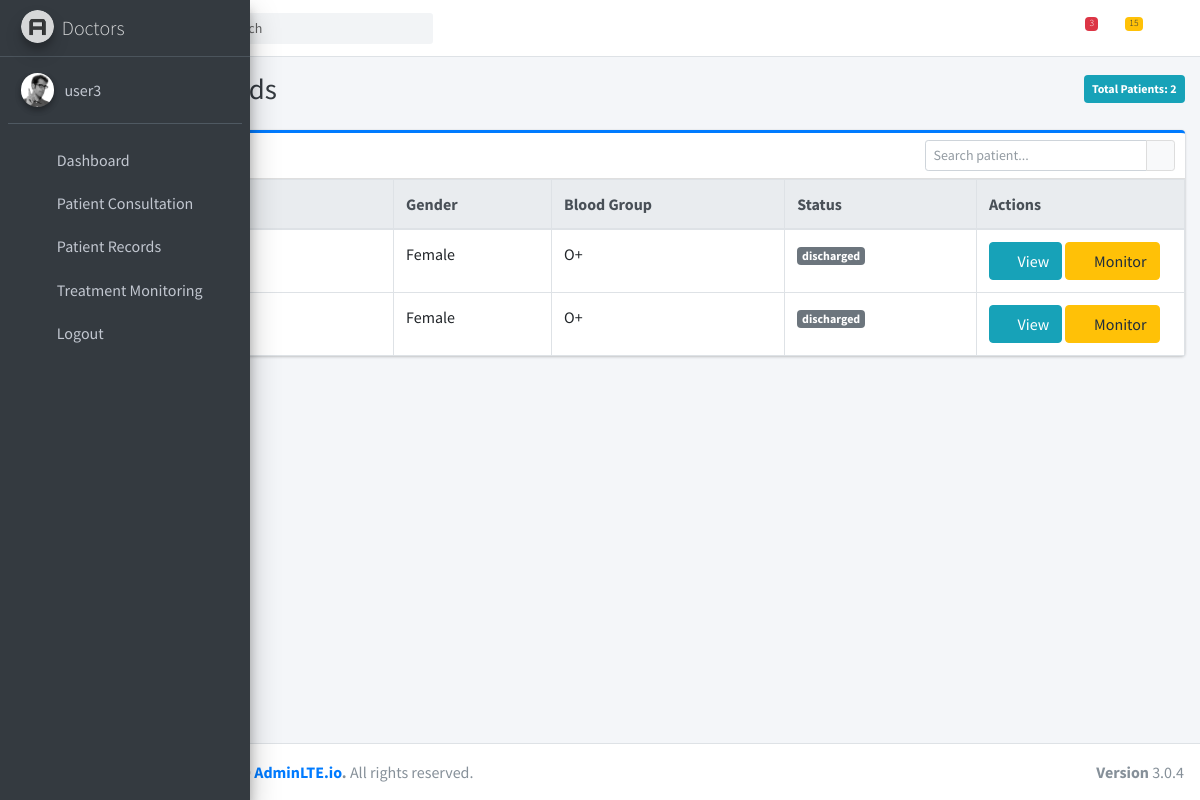
Page /d/medical-records/ (signed in) on the earlier database version.
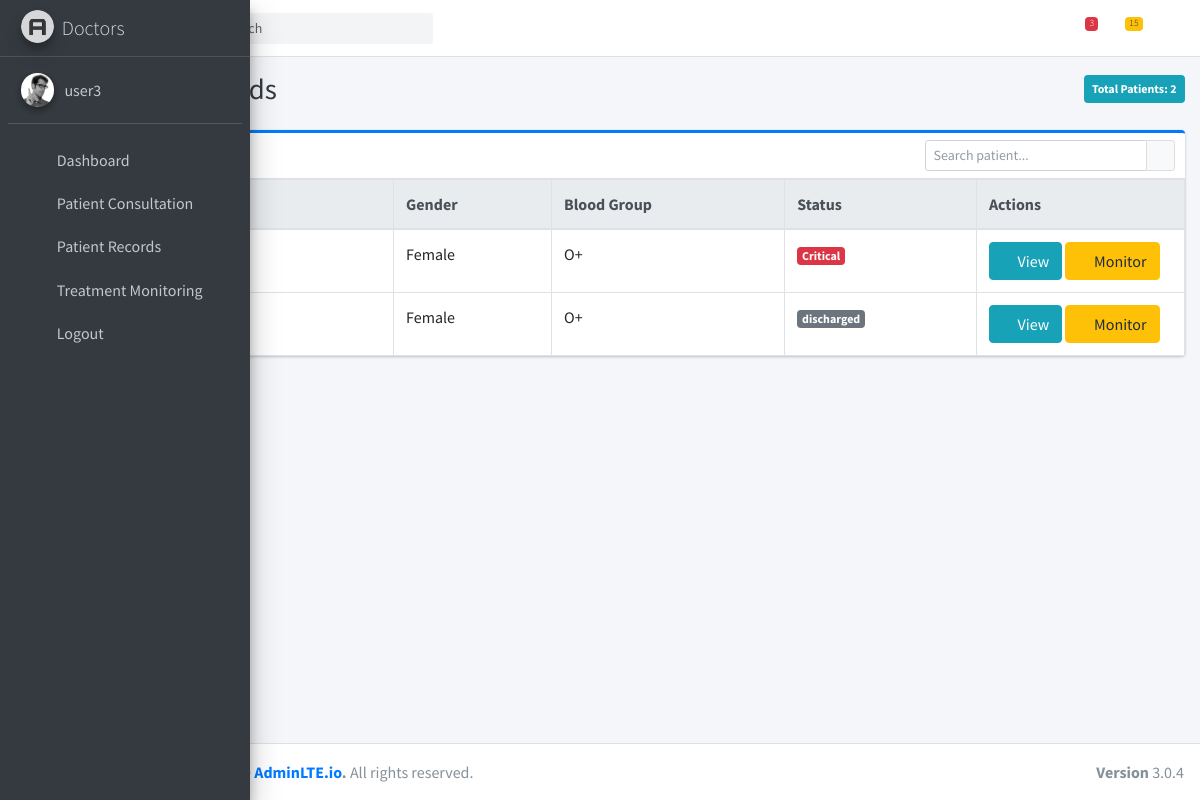
Same page on the later database version.
### hospapp/models.py (models this page shows, shortened)
class Patient(models.Model):
    BLOOD_GROUP_CHOICES = [
        ('A+', 'A+'), ('A-', 'A-'),
        ('B+', 'B+'), ('B-', 'B-'),
        ('AB+', 'AB+'), ('AB-', 'AB-'),
        ('O+', 'O+'), ('O-', 'O-'),
    ]
    STATUS_CHOICES = [
        ('stable', 'Stable'),
        ('critical', 'Critical'),
        ('recovered', 'Recovered'),
    ]
    full_name = models.CharField(max_length=200)
    gender = models.CharField()
    date_of_birth = models.DateField()
    phone = models.CharField(max_length=15)
    email = models.EmailField(blank=True, null=True)
    address = models.TextField()
    marital_status = models.CharField(max_length=20)
    nationality = models.CharField(max_length=50)
    state_of_origin = models.CharField(max_length=50, blank=True)
    id_type = models.CharField(max_length=20, blank=True)
    id_number = models.CharField(max_length=100, blank=True)
    next_of_kin_name = models.CharField(max_length=100)
    next_of_kin_phone = models.CharField(max_length=15)
    blood_group = models.CharField(max_length=3, choices=BLOOD_GROUP_CHOICES, default='O+')
    is_inpatient = models.BooleanField(default=False)
    ward = models.ForeignKey(Ward, null=True, blank=True, on_delete=models.SET_NULL)
    bed = models.ForeignKey(Bed, null=True, blank=True, on_delete=models.SET_NULL)
    status = models.CharField(max_length=20, choices=STATUS_CHOICES, default='stable')
    diagnosis = models.TextField(blank=True, null=True)
    medication = models.TextField(blank=True, null=True)
    notes = models.TextField(blank=True, null=True)
    referred_by = models.CharField(max_length=100, blank=True, null=True)
    first_time = models.CharField(max_length=20, blank=True)
    photo = models.ImageField(upload_to='patient_photos/', blank=True, null=True)
    date_registered = models.DateTimeField(auto_now_add=True)

### hospapp/views.py (the view)
# urls.py: path('d/medical-records/', views.access_medical_records, name='access_medical_records'),
@login_required(login_url='home')
def access_medical_records(request):
    patients = Patient.objects.all()
    return render(request, 'doctors/access_medical_records.html', {
        'patients': patients
    })

### hospapp/templates/doctors/access_medical_records.html (shortened to what this page needs)
{% extends "doctors/base.html" %}
{% load static %}
{% block content %}
<div class="content-header">
  <div class="container-fluid">
    <div class="d-flex justify-content-between align-items-center mb-2">
      <h1 class="m-0 text-dark">Patient Records</h1>
      <span class="badge badge-info p-2">Total Patients: {{ patients|length }}</span>
    </div>
  </div>
</div>
<section class="content">
  <div class="container-fluid">
    <div class="card card-outline card-primary">
      <div class="card-header">
        <h3 class="card-title">Browse All Patients</h3>
        <div class="card-tools">
          <form method="get">
            <div class="input-group input-group-sm" style="width: 250px;">
              <input type="text" name="q" class="form-control float-right" placeholder="Search patient...">
              <div class="input-group-append">
                <button type="submit" class="btn btn-default"><i class="fas fa-search"></i></button>
              </div>
            </div>
          </form>
        </div>
      </div>
      <div class="card-body p-0">
        <div class="table-responsive">
          <table class="table table-bordered table-hover text-nowrap mb-0">
            <thead class="thead-light">
              <tr>
                <th style="width: 50px;">#</th>
                <th>Patient Name</th>
                <th>Gender</th>
                <th>Blood Group</th>
                <th>Status</th>
                <th style="width: 160px;">Actions</th>
              </tr>
            </thead>
            <tbody>
              {% for patient in patients %}
              <tr>
                <td>{{ forloop.counter }}</td>
                <td>{{ patient.full_name }}</td>
                <td>{{ patient.gender }}</td>
                <td>{{ patient.blood_group }}</td>
                <td>
                  <span
                    class="badge badge-{% if patient.status == 'active' %}success{% elif patient.status == 'critical' %}danger{% else %}secondary{% endif %}">
                    {{ patient.get_status_display }}
                  </span>
                </td>
                <td>
                  <button class="btn btn-info" data-bs-toggle="modal" data-bs-target="#overviewModal" onclick="loadOverview({{ patient.id }})"><i class="fas fa-folder-open"></i> View</button>
                  <button class="btn btn-warning" data-bs-toggle="modal" data-bs-target="#monitorModal" onclick="loadMonitor({{ patient.id }})"><i class="fas fa-chart-line"></i> Monitor</button>
                </td>
              </tr>
              {% empty %}
              <tr>
                <td colspan="6" class="text-center text-muted">No patients found.</td>
              </tr>
              {% endfor %}
            </tbody>
          </table>
        </div>
      </div>
    </div>
  </div>
</section>
{% endblock %}

### hospapp/templates/doctors/base.html (shortened to what this page needs)
{% load static %}
<!DOCTYPE html>
<html>
<head>
    <link rel="stylesheet" href="{% static 'plugins/fontawesome-free/css/all.min.css' %}">
    <link rel="stylesheet" href="https://code.ionicframework.com/ionicons/2.0.1/css/ionicons.min.css">
    <link rel="stylesheet" href="{% static 'dist/css/adminlte.min.css' %}">
    <link href="{% static 'plugins/bootstrap-icons/bootstrap-icons.css' %}" rel="stylesheet">
</head>
<body class="hold-transition sidebar-mini sidebar-collapse">
    <div class="wrapper">
        <nav class="main-header navbar navbar-expand navbar-white navbar-light">
            <ul class="navbar-nav">
                <li class="nav-item">
                    <a class="nav-link" data-widget="pushmenu" href="#" role="button"></a>
                </li>
                <li class="nav-item d-none d-sm-inline-block">
                    <a href="{% url 'doctors' %}" class="nav-link">Home</a>
                </li>
            </ul>
            <form class="form-inline ml-3">
                <div class="input-group input-group-sm">
                    <input class="form-control form-control-navbar" type="search" placeholder="Search"
                        aria-label="Search">
                    <div class="input-group-append">
                        <button class="btn btn-navbar" type="submit">
                            <i class="fas fa-search"></i>
                        </button>
                    </div>
                </div>
            </form>
            <ul class="navbar-nav ml-auto">
                <li class="nav-item dropdown">
                    <a class="nav-link" data-toggle="dropdown" href="#">
                        <i class="far fa-comments"></i>
                        <span class="badge badge-danger navbar-badge">3</span>
                    </a>
                </li>
                <li class="nav-item dropdown">
                    <a class="nav-link" data-toggle="dropdown" href="#">
                        <span class="badge badge-warning navbar-badge">15</span>
                    </a>
                </li>
                <li class="nav-item">
                    <a class="nav-link" data-widget="control-sidebar" data-slide="true" href="#" role="button">
                        <i class="fas fa-th-large"></i>
                    </a>
                </li>
            </ul>
        </nav>
        <aside class="main-sidebar sidebar-dark-primary elevation-4">
            <a href="{% static 'index3.html' %}" class="brand-link">
                <img src="{% static 'dist/img/AdminLTELogo.png' %}" alt="AdminLTE Logo"
                    class="brand-image img-circle elevation-3" style="opacity: .8">
                <span class="brand-text font-weight-light">Doctors</span>
            </a>
            <div class="sidebar">
                <div class="user-panel mt-3 pb-3 mb-3 d-flex">
                    <div class="image">
                        <img src="{% static 'dist/img/user2-160x160.jpg' %}" class="img-circle elevation-2"
                            alt="User Image">
                    </div>
                    <div class="info">
                        <a href="#" class="d-block">{{ user.username }}</a>
                    </div>
                </div>
                <nav class="mt-2">
                    <ul class="nav nav-pills nav-sidebar flex-column" data-widget="treeview" role="menu"
                        data-accordion="false">
                        <li class="nav-item has-treeview">
                            <a href="{% url 'doctors' %}" class="nav-link">
                                <i class="nav-icon fas fa-th-large"></i>
                                <p>Dashboard</p>
                            </a>
                        </li>
                        <li class="nav-item">
                            <a href="{% url 'doctor_consultation' %}" class="nav-link">
                                <i class="nav-icon fas fa-user-md"></i>
                                <p>Patient Consultation</p>
                            </a>
                        </li>
                        <li class="nav-item">
                            <a href="{% url 'access_medical_records' %}" class="nav-link">
                                <i class="nav-icon fas fa-folder-open"></i>
                                <p>Patient Records</p>
                            </a>
                        </li>
                        <li class="nav-item">
                            <a href="{% url 'monitoring' %}" class="nav-link">
                                <i class="nav-icon fas fa-chart-line"></i>
                                <p>Treatment Monitoring</p>
                            </a>
                        </li>
                        <li class="nav-item has-treeview">
                            <a href="{% url 'logout' %}" class="nav-link">
                                <i class="nav-icon fas fa-lock-open"></i>
                                <p>Logout</p>
                            </a>
                        </li>
                    </ul>
                </nav>
            </div>
        </aside>
        <div class="content-wrapper">
            {% block content %}
            {% endblock %}
        </div>
        <footer class="main-footer">
            <div class="float-right d-none d-sm-block">
                <b>Version</b> 3.0.4
            </div>
            <strong>Copyright &copy; 2014-2019 <a href="http://adminlte.io">AdminLTE.io</a>.</strong> All rights
            reserved.
        </footer>
    </div>
</body>
</html>

Differences in the rows shown:
changed Patient: status "discharged" → "Critical"
